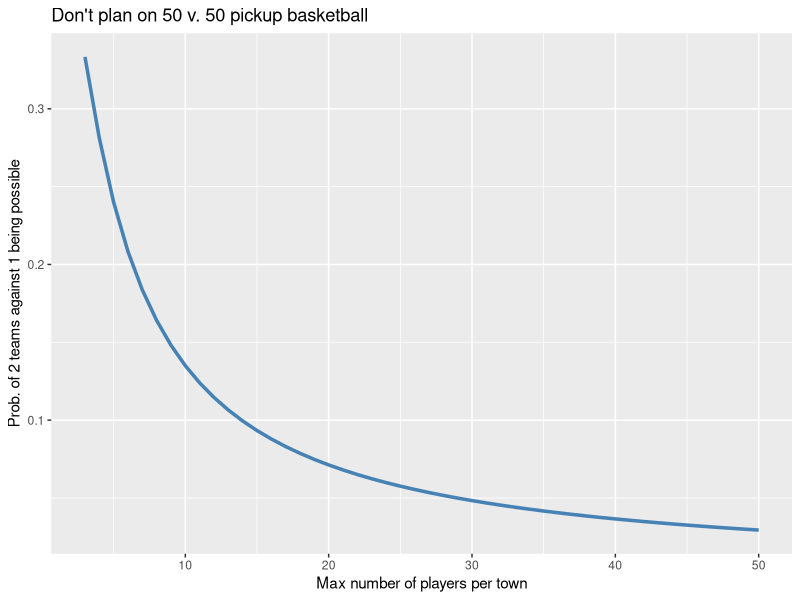
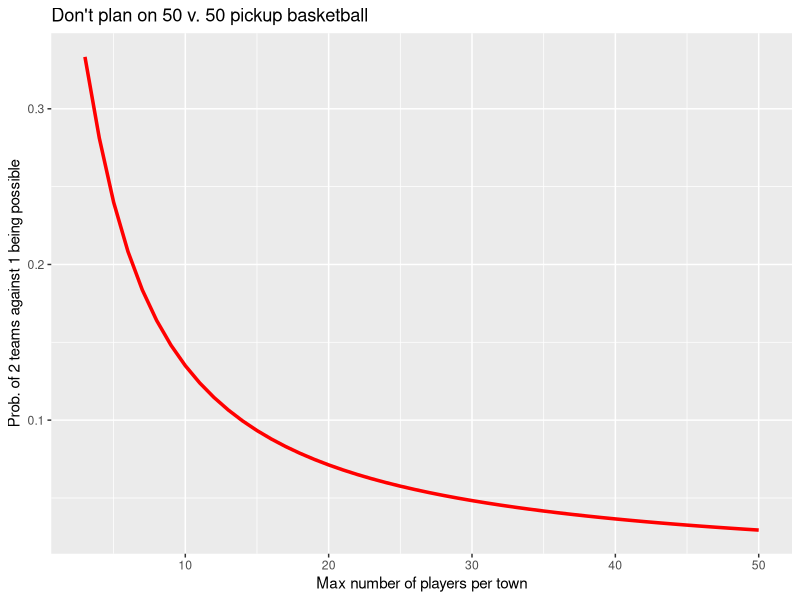

Generate these figures, in order, with R:
## ---- chunk 1
knitr::opts_chunk$set(echo = TRUE)
library(ggplot2)
## ---- chunk 2
nsim <- 10000 # number of iterations
nmax <- 5 # max number of players from any town

# Keep track of instances where two towns can be pitted against one
counter <- 0 
num_success <- 0
for (i in 1:nsim) {
  
  # Draw number of players for each town
  A <- sample(1:nmax,1)
  B <- sample(1:nmax,1)
  C <- sample(1:nmax,1)
  
  # If feasible, increment our success tracker
  if ( (A+B == C) || (B+C == A) || (C+A == B) ) {
    num_success <- num_success + 1
  }
  
  counter <- counter + 1
}

num_success/counter
## ---- chunk 3

# Compute probability from small pickup games to preposterously large ones
n <- 3:50
pi <- rep(NaN,length(n))
for (i in 3:max(n)) {
  pi[i-2] <- 3 * (0.5*(i^2 - i))/(i^3)
}
## ---- chunk 4
# Plot the probabilities over n
ggplot(data=NULL,aes(x=n,y=pi)) + geom_line(size=1.2, color = 'steelblue') +
  ylab("Prob. of 2 teams against 1 being possible") +
  xlab("Max number of players per town") + 
  ggtitle("Don't plan on 50 v. 50 pickup basketball") 
## ---- chunk 5
# Plot the probabilities over n
ggplot(data=NULL,aes(x=n,y=pi)) + geom_line(size=1.2, color = 'red') +
  ylab("Prob. of 2 teams against 1 being possible") +
  xlab("Max number of players per town") + 
  ggtitle("Don't plan on 50 v. 50 pickup basketball") 
